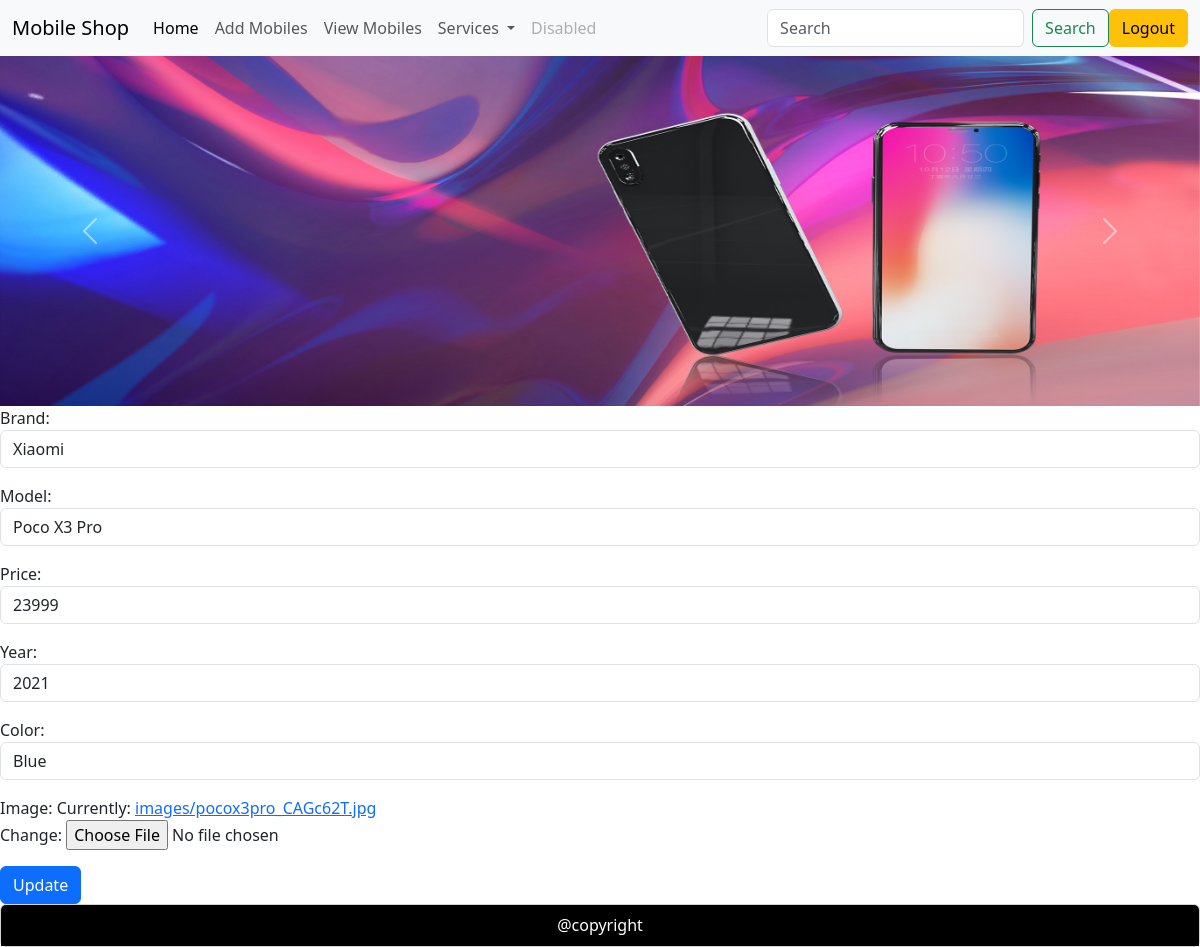
The page /mobile/13/edit (signed in) on the database its author committed.
### Work/models.py (models this page shows)
class Mobile(models.Model):
    brand=models.CharField(max_length=30)
    model=models.CharField(max_length=30)
    price=models.CharField(max_length=20)
    year=models.CharField(max_length=30)
    color=models.CharField(max_length=30)
    image=models.ImageField(upload_to='images',null=True)

### Work/views.py (the view, shortened to what this page needs)
# urls.py: path('mobile/<int:pk>/edit',Mobile_update.as_view(),name='mobile-edit'),
@method_decorator(signin_required,name='dispatch')
class Mobile_update(View):
    def get(self,request,*args,**kwargs):
        data=kwargs.get('pk')
        obj=Mobile.objects.get(id=data)
        form=MobileForm(instance=obj)
        return render(request,'mobile_update.html',{'form':form})

### Work/forms.py
class MobileForm(forms.ModelForm):
    class Meta:
        model=Mobile
        fields='__all__'
        widgets={
            "brand":forms.TextInput(attrs={"class":"form-control"}),
            "model":forms.TextInput(attrs={"class":"form-control"}),
            "price":forms.TextInput(attrs={"class":"form-control"}),
            "year":forms.TextInput(attrs={"class":"form-control"}),
            "color":forms.TextInput(attrs={"class":"form-control"})
        }

### Work/views.py (called while the page is built)
def signin_required(fn):
    def wrapper(request,*args,**kwargs):
        if not request.user.is_authenticated:
            messages.error(request,"You Should login first")
            return redirect("login")
        else:
            return fn(request,*args,**kwargs)
    return wrapper

### Work/templates/mobile_update.html (shortened to what this page needs)
{%extends 'base.html' %}
{% block body %}
    <form method="post" enctype="multipart/form-data">
        {{form.as_p}}
        <button type="submit" class="btn btn-primary">Update</button>
    </form>
{%endblock%}

### rows shown on the page
Mobile: brand "Xiaomi", model "Poco X3 Pro", price "23999", year "2021", color "Blue"
